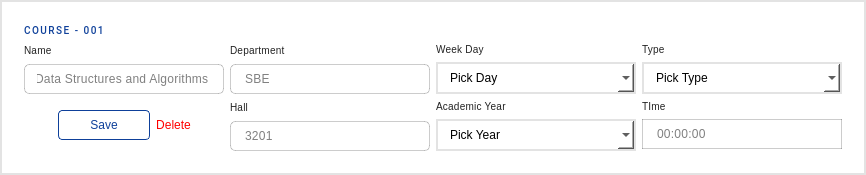
           <widget class="QWidget" name="card1_16" native="true">
            <property name="sizePolicy">
             <sizepolicy hsizetype="Expanding" vsizetype="Fixed">
              <horstretch>0</horstretch>
              <verstretch>0</verstretch>
             </sizepolicy>
            </property>
            <property name="minimumSize">
             <size>
              <width>0</width>
              <height>0</height>
             </size>
            </property>
            <property name="maximumSize">
             <size>
              <width>16777215</width>
              <height>500</height>
             </size>
            </property>
            <property name="styleSheet">
             <string notr="true">background-color: #fff;
border: 2px solid rgb(227, 227, 227);
padding: 0;</string>
            </property>
            <layout class="QVBoxLayout" name="verticalLayout_141">
             <property name="leftMargin">
              <number>24</number>
             </property>
             <property name="topMargin">
              <number>24</number>
             </property>
             <property name="rightMargin">
              <number>24</number>
             </property>
             <property name="bottomMargin">
              <number>24</number>
             </property>
             <item>
              <widget class="QLabel" name="stnt_code_lbl_3">
               <property name="sizePolicy">
                <sizepolicy hsizetype="Preferred" vsizetype="Fixed">
                 <horstretch>0</horstretch>
                 <verstretch>0</verstretch>
                </sizepolicy>
               </property>
               <property name="font">
                <font>
                 <family>Roboto</family>
                 <pointsize>-1</pointsize>
                 <italic>false</italic>
                 <bold>false</bold>
                </font>
               </property>
               <property name="styleSheet">
                <string notr="true">font-family: 'Roboto';
font-style: normal;
font-weight: 500;
font-size: 10px;
line-height: 16px;
/* identical to box height, or 160% */
border: 0;
letter-spacing: 1.5px;
text-transform: uppercase;

/* 00. On Surface / High Emphasis */

color: #0E409A;
</string>
               </property>
               <property name="text">
                <string>COURSE - 001</string>
               </property>
               <property name="scaledContents">
                <bool>false</bool>
               </property>
               <property name="wordWrap">
                <bool>true</bool>
               </property>
              </widget>
             </item>
             <item>
              <layout class="QGridLayout" name="gridLayout_7">
               <item row="0" column="0">
                <layout class="QVBoxLayout" name="verticalLayout_142">
                 <item>
                  <widget class="QLabel" name="label_155">
                   <property name="styleSheet">
                    <string notr="true">/* Body 2 */
border: 0;
font-family: 'Roboto';
font-style: normal;
font-weight: 300;
font-size: 10px;
line-height: 20px;
/* identical to box height, or 143% */

letter-spacing: 0.25px;
text-align: center;

/* 00. On Surface / High Emphasis */

color: rgba(0, 0, 0, 0.87);</string>
                   </property>
                   <property name="text">
                    <string>Name</string>
                   </property>
                   <property name="scaledContents">
                    <bool>false</bool>
                   </property>
                   <property name="alignment">
                    <set>Qt::AlignLeading|Qt::AlignLeft|Qt::AlignVCenter</set>
                   </property>
                   <property name="wordWrap">
                    <bool>true</bool>
                   </property>
                  </widget>
                 </item>
                 <item>
                  <widget class="QLineEdit" name="ln_edt_stnt_nme_5">
                   <property name="minimumSize">
                    <size>
                     <width>200</width>
                     <height>0</height>
                    </size>
                   </property>
                   <property name="styleSheet">
                    <string notr="true">color: #000;
padding: 6px 12px;
border: 1px solid rgba(0, 0, 0, 0.20);
border-radius: 5px;

/* Body 2 */

font-family: 'Roboto';
font-style: normal;
font-weight: 400;
font-size: 12px;
line-height: 20px;
/* identical to box height, or 143% */

letter-spacing: 0.25px;

/* 00. On Surface / High Emphasis */

color: rgba(0, 0, 0, 0.50);</string>
                   </property>
                   <property name="text">
                    <string>Data Structures and Algorithms</string>
                   </property>
                   <property name="placeholderText">
                    <string>Enter name</string>
                   </property>
                  </widget>
                 </item>
                </layout>
               </item>
               <item row="0" column="1">
                <layout class="QVBoxLayout" name="verticalLayout_146">
                 <item>
                  <widget class="QLabel" name="label_185">
                   <property name="styleSheet">
                    <string notr="true">/* Body 2 */
border: 0;
font-family: 'Roboto';
font-style: normal;
font-weight: 300;
font-size: 10px;
line-height: 20px;
/* identical to box height, or 143% */

letter-spacing: 0.25px;
text-align: center;

/* 00. On Surface / High Emphasis */

color: rgba(0, 0, 0, 0.87);</string>
                   </property>
                   <property name="text">
                    <string>Department</string>
                   </property>
                   <property name="scaledContents">
                    <bool>false</bool>
                   </property>
                   <property name="alignment">
                    <set>Qt::AlignLeading|Qt::AlignLeft|Qt::AlignVCenter</set>
                   </property>
                   <property name="wordWrap">
                    <bool>true</bool>
                   </property>
                  </widget>
                 </item>
                 <item>
                  <widget class="QLineEdit" name="ln_edt_stnt_nme_7">
                   <property name="minimumSize">
                    <size>
                     <width>200</width>
                     <height>0</height>
                    </size>
                   </property>
                   <property name="styleSheet">
                    <string notr="true">color: #000;
padding: 6px 12px;
border: 1px solid rgba(0, 0, 0, 0.20);
border-radius: 5px;

/* Body 2 */

font-family: 'Roboto';
font-style: normal;
font-weight: 400;
font-size: 12px;
line-height: 20px;
/* identical to box height, or 143% */

letter-spacing: 0.25px;

/* 00. On Surface / High Emphasis */

color: rgba(0, 0, 0, 0.50);</string>
                   </property>
                   <property name="text">
                    <string>SBE</string>
                   </property>
                   <property name="placeholderText">
                    <string>Enter department</string>
                   </property>
                  </widget>
                 </item>
                </layout>
               </item>
               <item row="0" column="2">
                <layout class="QVBoxLayout" name="verticalLayout_147">
                 <item>
                  <widget class="QLabel" name="label_186">
                   <property name="styleSheet">
                    <string notr="true">/* Body 2 */
border: 0;
font-family: 'Roboto';
font-style: normal;
font-weight: 300;
font-size: 10px;
line-height: 20px;
/* identical to box height, or 143% */

letter-spacing: 0.25px;
text-align: center;

/* 00. On Surface / High Emphasis */

color: rgba(0, 0, 0, 0.87);</string>
                   </property>
                   <property name="text">
                    <string>Week Day</string>
                   </property>
                   <property name="scaledContents">
                    <bool>false</bool>
                   </property>
                   <property name="alignment">
                    <set>Qt::AlignLeading|Qt::AlignLeft|Qt::AlignVCenter</set>
                   </property>
                   <property name="wordWrap">
                    <bool>true</bool>
                   </property>
                  </widget>
                 </item>
                 <item>
                  <widget class="QComboBox" name="cmb_grd_yr_5">
                   <property name="sizePolicy">
                    <sizepolicy hsizetype="Expanding" vsizetype="Fixed">
                     <horstretch>0</horstretch>
                     <verstretch>0</verstretch>
                    </sizepolicy>
                   </property>
                   <property name="minimumSize">
                    <size>
                     <width>200</width>
                     <height>0</height>
                    </size>
                   </property>
                   <property name="styleSheet">
                    <string notr="true">padding: 6px 12px;</string>
                   </property>
                   <property name="placeholderText">
                    <string>Pick Day</string>
                   </property>
                   <item>
                    <property name="text">
                     <string>Monday</string>
                    </property>
                   </item>
                   <item>
                    <property name="text">
                     <string>Tuesday</string>
                    </property>
                   </item>
                   <item>
                    <property name="text">
                     <string>Wednesday</string>
                    </property>
                   </item>
                   <item>
                    <property name="text">
                     <string>Thursday</string>
                    </property>
                   </item>
                   <item>
                    <property name="text">
                     <string>Friday</string>
                    </property>
                   </item>
                   <item>
                    <property name="text">
                     <string>Saturday</string>
                    </property>
                   </item>
                   <item>
                    <property name="text">
                     <string>Sunday</string>
                    </property>
                   </item>
                  </widget>
                 </item>
                </layout>
               </item>
               <item row="0" column="3">
                <layout class="QVBoxLayout" name="verticalLayout_150">
                 <item>
                  <widget class="QLabel" name="label_191">
                   <property name="styleSheet">
                    <string notr="true">/* Body 2 */
border: 0;
font-family: 'Roboto';
font-style: normal;
font-weight: 300;
font-size: 10px;
line-height: 20px;
/* identical to box height, or 143% */

letter-spacing: 0.25px;
text-align: center;

/* 00. On Surface / High Emphasis */

color: rgba(0, 0, 0, 0.87);</string>
                   </property>
                   <property name="text">
                    <string>Type</string>
                   </property>
                   <property name="scaledContents">
                    <bool>false</bool>
                   </property>
                   <property name="alignment">
                    <set>Qt::AlignLeading|Qt::AlignLeft|Qt::AlignVCenter</set>
                   </property>
                   <property name="wordWrap">
                    <bool>true</bool>
                   </property>
                  </widget>
                 </item>
                 <item>
                  <widget class="QComboBox" name="cmb_grd_yr_7">
                   <property name="sizePolicy">
                    <sizepolicy hsizetype="Expanding" vsizetype="Fixed">
                     <horstretch>0</horstretch>
                     <verstretch>0</verstretch>
                    </sizepolicy>
                   </property>
                   <property name="minimumSize">
                    <size>
                     <width>200</width>
                     <height>0</height>
                    </size>
                   </property>
                   <property name="styleSheet">
                    <string notr="true">padding: 6px 12px;</string>
                   </property>
                   <property name="placeholderText">
                    <string>Pick Type</string>
                   </property>
                   <item>
                    <property name="text">
                     <string>Mandatory</string>
                    </property>
                   </item>
                   <item>
                    <property name="text">
                     <string>Elective</string>
                    </property>
                   </item>
                  </widget>
                 </item>
                </layout>
               </item>
               <item row="1" column="0">
                <layout class="QHBoxLayout" name="horizontalLayout_103">
                 <item>
                  <spacer name="horizontalSpacer_81">
                   <property name="orientation">
                    <enum>Qt::Horizontal</enum>
                   </property>
                   <property name="sizeHint" stdset="0">
                    <size>
                     <width>18</width>
                     <height>20</height>
                    </size>
                   </property>
                  </spacer>
                 </item>
                 <item>
                  <widget class="QPushButton" name="pushButton_15">
                   <property name="minimumSize">
                    <size>
                     <width>92</width>
                     <height>30</height>
                    </size>
                   </property>
                   <property name="maximumSize">
                    <size>
                     <width>150</width>
                     <height>16777215</height>
                    </size>
                   </property>
                   <property name="styleSheet">
                    <string notr="true">background: #fff;
color: #0E409A;
border: 1px solid;
border-color:  #0E409A;
border-radius: 4px;
min-width: 90px;</string>
                   </property>
                   <property name="text">
                    <string>Save</string>
                   </property>
                  </widget>
                 </item>
                 <item>
                  <widget class="QPushButton" name="pushButton_14">
                   <property name="sizePolicy">
                    <sizepolicy hsizetype="Fixed" vsizetype="Fixed">
                     <horstretch>0</horstretch>
                     <verstretch>0</verstretch>
                    </sizepolicy>
                   </property>
                   <property name="minimumSize">
                    <size>
                     <width>0</width>
                     <height>30</height>
                    </size>
                   </property>
                   <property name="styleSheet">
                    <string notr="true">background: #fff;
color: red;;
border: 0;</string>
                   </property>
                   <property name="text">
                    <string>Delete</string>
                   </property>
                  </widget>
                 </item>
                 <item>
                  <spacer name="horizontalSpacer_82">
                   <property name="orientation">
                    <enum>Qt::Horizontal</enum>
                   </property>
                   <property name="sizeHint" stdset="0">
                    <size>
                     <width>18</width>
                     <height>20</height>
                    </size>
                   </property>
                  </spacer>
                 </item>
                </layout>
               </item>
               <item row="1" column="1">
                <layout class="QVBoxLayout" name="verticalLayout_143">
                 <item>
                  <widget class="QLabel" name="label_182">
                   <property name="styleSheet">
                    <string notr="true">/* Body 2 */
border: 0;
font-family: 'Roboto';
font-style: normal;
font-weight: 300;
font-size: 10px;
line-height: 20px;
/* identical to box height, or 143% */

letter-spacing: 0.25px;
text-align: center;

/* 00. On Surface / High Emphasis */

color: rgba(0, 0, 0, 0.87);</string>
                   </property>
                   <property name="text">
                    <string>Hall</string>
                   </property>
                   <property name="scaledContents">
                    <bool>false</bool>
                   </property>
                   <property name="alignment">
                    <set>Qt::AlignLeading|Qt::AlignLeft|Qt::AlignVCenter</set>
                   </property>
                   <property name="wordWrap">
                    <bool>true</bool>
                   </property>
                  </widget>
                 </item>
                 <item>
                  <widget class="QLineEdit" name="ln_edt_stnt_dprtmnt_5">
                   <property name="minimumSize">
                    <size>
                     <width>200</width>
                     <height>0</height>
                    </size>
                   </property>
                   <property name="styleSheet">
                    <string notr="true">color: #000;
padding: 6px 12px;
border: 1px solid rgba(0, 0, 0, 0.20);
border-radius: 5px;

/* Body 2 */

font-family: 'Roboto';
font-style: normal;
font-weight: 400;
font-size: 12px;
line-height: 20px;
/* identical to box height, or 143% */

letter-spacing: 0.25px;

/* 00. On Surface / High Emphasis */

color: rgba(0, 0, 0, 0.50);</string>
                   </property>
                   <property name="text">
                    <string>3201</string>
                   </property>
                   <property name="placeholderText">
                    <string>Enter hall</string>
                   </property>
                  </widget>
                 </item>
                </layout>
               </item>
               <item row="1" column="2">
                <layout class="QVBoxLayout" name="verticalLayout_148">
                 <item>
                  <widget class="QLabel" name="label_189">
                   <property name="styleSheet">
                    <string notr="true">/* Body 2 */
border: 0;
font-family: 'Roboto';
font-style: normal;
font-weight: 300;
font-size: 10px;
line-height: 20px;
/* identical to box height, or 143% */

letter-spacing: 0.25px;
text-align: center;

/* 00. On Surface / High Emphasis */

color: rgba(0, 0, 0, 0.87);</string>
                   </property>
                   <property name="text">
                    <string>Academic Year</string>
                   </property>
                   <property name="scaledContents">
                    <bool>false</bool>
                   </property>
                   <property name="alignment">
                    <set>Qt::AlignLeading|Qt::AlignLeft|Qt::AlignVCenter</set>
                   </property>
                   <property name="wordWrap">
                    <bool>true</bool>
                   </property>
                  </widget>
                 </item>
                 <item>
                  <widget class="QComboBox" name="cmb_grd_yr_6">
                   <property name="sizePolicy">
                    <sizepolicy hsizetype="Expanding" vsizetype="Fixed">
                     <horstretch>0</horstretch>
                     <verstretch>0</verstretch>
                    </sizepolicy>
                   </property>
                   <property name="minimumSize">
                    <size>
                     <width>200</width>
                     <height>0</height>
                    </size>
                   </property>
                   <property name="styleSheet">
                    <string notr="true">padding: 6px 12px;</string>
                   </property>
                   <property name="placeholderText">
                    <string>Pick Year</string>
                   </property>
                   <item>
                    <property name="text">
                     <string>2023</string>
                    </property>
                   </item>
                   <item>
                    <property name="text">
                     <string>2024</string>
                    </property>
                   </item>
                   <item>
                    <property name="text">
                     <string>2025</string>
                    </property>
                   </item>
                   <item>
                    <property name="text">
                     <string>2026</string>
                    </property>
                   </item>
                  </widget>
                 </item>
                </layout>
               </item>
               <item row="1" column="3">
                <layout class="QVBoxLayout" name="verticalLayout_149">
                 <item>
                  <widget class="QLabel" name="label_190">
                   <property name="sizePolicy">
                    <sizepolicy hsizetype="Preferred" vsizetype="Fixed">
                     <horstretch>0</horstretch>
                     <verstretch>0</verstretch>
                    </sizepolicy>
                   </property>
                   <property name="styleSheet">
                    <string notr="true">/* Body 2 */
border: 0;
font-family: 'Roboto';
font-style: normal;
font-weight: 300;
font-size: 10px;
line-height: 20px;
/* identical to box height, or 143% */

letter-spacing: 0.25px;
text-align: center;

/* 00. On Surface / High Emphasis */

color: rgba(0, 0, 0, 0.87);</string>
                   </property>
                   <property name="text">
                    <string>TIme</string>
                   </property>
                   <property name="scaledContents">
                    <bool>false</bool>
                   </property>
                   <property name="alignment">
                    <set>Qt::AlignLeading|Qt::AlignLeft|Qt::AlignVCenter</set>
                   </property>
                   <property name="wordWrap">
                    <bool>true</bool>
                   </property>
                  </widget>
                 </item>
                 <item>
                  <widget class="QTimeEdit" name="timeEdit">
                   <property name="sizePolicy">
                    <sizepolicy hsizetype="Expanding" vsizetype="Fixed">
                     <horstretch>0</horstretch>
                     <verstretch>0</verstretch>
                    </sizepolicy>
                   </property>
                   <property name="minimumSize">
                    <size>
                     <width>200</width>
                     <height>0</height>
                    </size>
                   </property>
                   <property name="styleSheet">
                    <string notr="true">color: #000;
padding: 6px 12px;
border: 1px solid rgba(0, 0, 0, 0.20);

/* Body 2 */

font-family: 'Roboto';
font-style: normal;
font-weight: 400;
font-size: 12px;
line-height: 20px;
/* identical to box height, or 143% */

letter-spacing: 0.25px;

/* 00. On Surface / High Emphasis */

color: rgba(0, 0, 0, 0.50);</string>
                   </property>
                   <property name="buttonSymbols">
                    <enum>QAbstractSpinBox::NoButtons</enum>
                   </property>
                   <property name="calendarPopup">
                    <bool>false</bool>
                   </property>
                  </widget>
                 </item>
                </layout>
               </item>
              </layout>
             </item>
            </layout>
           </widget>
